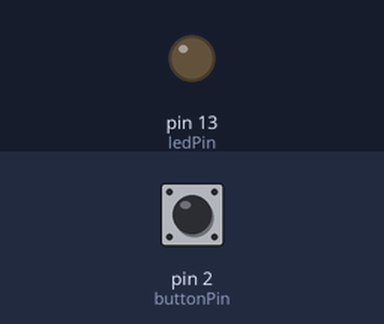
A sketch run on a simulated Arduino Uno, built with avr-gcc and run on an emulated ATmega328P. On the bench: output pins drawn as LEDs (lit = HIGH). The inputs (shaded band) are chosen by the test bench; at power-on: pin 2 (buttonPin) LOW.

Above: at 1.2 s.
1.3 s: pin 2 (buttonPin) pulled HIGH for 0.15 s
At 1.37 s:
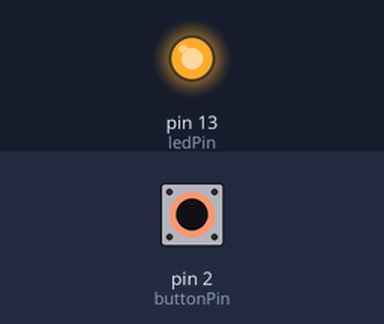
2.9 s: pin 2 (buttonPin) pulled HIGH for 3.2 s
At 7.4 s:
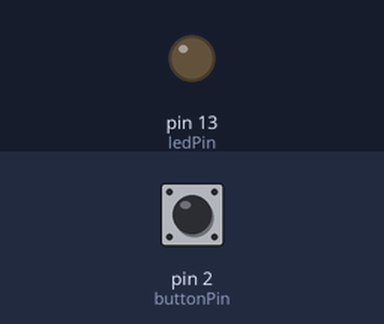
Timing chart, 0 to 8.9 s (numbered marks = the images above; inputs shaded):
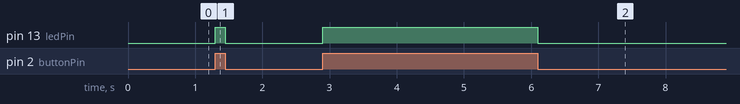

The sketch:

BuiltIn_Button.ino
```cpp
const int buttonPin = 2;
const int ledPin = 13;

int buttonState = LOW;

void setup() {
  pinMode(ledPin, OUTPUT);
  pinMode(buttonPin, INPUT);
}

void loop() {
  buttonState = digitalRead(buttonPin);
  digitalWrite(ledPin, buttonState);
}
```

Measured:
- after the input at 1.3 s, pin 13 (ledPin): LOW → HIGH at once, → LOW 0.15 s later
- after the input at 2.9 s, pin 13 (ledPin): LOW → HIGH at once, → LOW 3.2 s later
